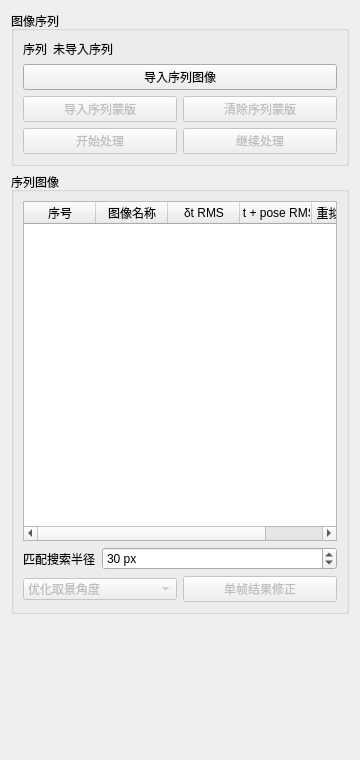
          <widget class="QWidget" name="widgetImageSequenceSidePanel">
           <property name="geometry">
            <rect>
             <x>0</x>
             <y>0</y>
             <width>360</width>
             <height>760</height>
            </rect>
           </property>
           <property name="sizePolicy">
            <sizepolicy hsizetype="Ignored" vsizetype="Preferred">
             <horstretch>0</horstretch>
             <verstretch>0</verstretch>
            </sizepolicy>
           </property>
           <layout class="QVBoxLayout" name="verticalLayoutImageSequenceSidePanel">
            <item>
             <widget class="QGroupBox" name="groupBoxImageSequenceControls">
              <property name="title">
               <string>图像序列</string>
              </property>
              <layout class="QVBoxLayout" name="verticalLayoutImageSequenceControls">
               <item>
                <layout class="QFormLayout" name="formLayoutImageSequenceStatus">
                 <property name="fieldGrowthPolicy">
                  <enum>QFormLayout::AllNonFixedFieldsGrow</enum>
                 </property>
                 <property name="labelAlignment">
                  <set>Qt::AlignLeft|Qt::AlignVCenter</set>
                 </property>
                 <item row="0" column="0">
                  <widget class="QLabel" name="labelImageSequenceSummaryTitle">
                   <property name="text">
                    <string>序列</string>
                   </property>
                  </widget>
                 </item>
                 <item row="0" column="1">
                  <widget class="QLabel" name="labelImageSequenceSummary">
                   <property name="sizePolicy">
                    <sizepolicy hsizetype="Expanding" vsizetype="Preferred">
                     <horstretch>0</horstretch>
                     <verstretch>0</verstretch>
                    </sizepolicy>
                   </property>
                   <property name="minimumSize">
                    <size>
                     <width>0</width>
                     <height>0</height>
                    </size>
                   </property>
                   <property name="text">
                    <string>未导入序列</string>
                   </property>
                   <property name="wordWrap">
                    <bool>false</bool>
                   </property>
                  </widget>
                 </item>
                </layout>
               </item>
               <item>
                <widget class="QPushButton" name="pushButtonImportImageSequence">
                 <property name="text">
                  <string>导入序列图像</string>
                 </property>
                </widget>
               </item>
               <item>
                <layout class="QHBoxLayout" name="horizontalLayoutImageSequenceMaskButtons">
                 <item>
                  <widget class="QPushButton" name="pushButtonImportImageSequenceSkyMask">
                   <property name="enabled">
                    <bool>false</bool>
                   </property>
                   <property name="text">
                    <string>导入序列蒙版</string>
                   </property>
                  </widget>
                 </item>
                 <item>
                  <widget class="QPushButton" name="pushButtonClearImageSequenceSkyMask">
                   <property name="enabled">
                    <bool>false</bool>
                   </property>
                   <property name="text">
                    <string>清除序列蒙版</string>
                   </property>
                 </widget>
                 </item>
                </layout>
               </item>
               <item>
                <layout class="QHBoxLayout" name="horizontalLayoutImageSequenceProcessButtons">
                 <item>
                  <widget class="QPushButton" name="pushButtonProcessImageSequence">
                   <property name="enabled">
                    <bool>false</bool>
                   </property>
                   <property name="text">
                    <string>开始处理</string>
                   </property>
                  </widget>
                 </item>
                 <item>
                  <widget class="QPushButton" name="pushButtonContinueImageSequence">
                   <property name="enabled">
                    <bool>false</bool>
                   </property>
                   <property name="text">
                    <string>继续处理</string>
                   </property>
                  </widget>
                 </item>
                </layout>
               </item>
              </layout>
             </widget>
            </item>
            <item>
             <widget class="QGroupBox" name="groupBoxImageSequenceList">
              <property name="title">
               <string>序列图像</string>
              </property>
              <property name="minimumSize">
               <size>
                <width>0</width>
                <height>430</height>
               </size>
              </property>
              <layout class="QVBoxLayout" name="verticalLayoutImageSequenceList">
               <item>
                <widget class="QTableWidget" name="tableWidgetImageSequence">
                 <property name="minimumSize">
                  <size>
                   <width>0</width>
                   <height>340</height>
                  </size>
                 </property>
                 <property name="alternatingRowColors">
                  <bool>true</bool>
                 </property>
                 <property name="selectionMode">
                  <enum>QAbstractItemView::ExtendedSelection</enum>
                 </property>
                 <property name="selectionBehavior">
                  <enum>QAbstractItemView::SelectRows</enum>
                 </property>
                 <property name="contextMenuPolicy">
                  <enum>Qt::CustomContextMenu</enum>
                 </property>
                 <property name="verticalScrollMode">
                  <enum>QAbstractItemView::ScrollPerPixel</enum>
                 </property>
                 <property name="rowCount">
                  <number>0</number>
                 </property>
                 <property name="columnCount">
                  <number>5</number>
                 </property>
                 <attribute name="horizontalHeaderCascadingSectionResizes">
                  <bool>false</bool>
                 </attribute>
                 <attribute name="horizontalHeaderDefaultSectionSize">
                  <number>72</number>
                 </attribute>
                 <attribute name="horizontalHeaderMinimumSectionSize">
                  <number>40</number>
                 </attribute>
                 <attribute name="horizontalHeaderStretchLastSection">
                  <bool>false</bool>
                 </attribute>
                 <attribute name="verticalHeaderVisible">
                  <bool>false</bool>
                 </attribute>
                 <column>
                  <property name="text">
                   <string>序号</string>
                  </property>
                 </column>
                 <column>
                  <property name="text">
                   <string>图像名称</string>
                  </property>
                 </column>
                 <column>
                  <property name="text">
                   <string>δt RMS</string>
                  </property>
                 </column>
                 <column>
                  <property name="text">
                   <string>δt + pose RMS</string>
                  </property>
                 </column>
                 <column>
                  <property name="text">
                   <string>重拟合RMS</string>
                  </property>
                 </column>
               </widget>
              </item>
               <item>
                <layout class="QFormLayout" name="formLayoutSequencePsfSettings">
                 <property name="fieldGrowthPolicy">
                  <enum>QFormLayout::AllNonFixedFieldsGrow</enum>
                 </property>
                 <item row="0" column="0">
                  <widget class="QLabel" name="labelSequencePsfSearchRadius">
                   <property name="text">
                    <string>匹配搜索半径</string>
                   </property>
                  </widget>
                 </item>
                 <item row="0" column="1">
                  <widget class="QSpinBox" name="spinBoxSequencePsfSearchRadius">
                   <property name="toolTip">
                    <string>图像序列解析专用的一对一星源匹配距离；PSF 拟合窗口会根据检测星点尺寸自动确定。</string>
                   </property>
                   <property name="suffix">
                    <string> px</string>
                   </property>
                   <property name="minimum">
                    <number>4</number>
                   </property>
                   <property name="maximum">
                    <number>200</number>
                   </property>
                   <property name="value">
                    <number>30</number>
                   </property>
                  </widget>
                 </item>
                </layout>
               </item>
               <item>
                <layout class="QHBoxLayout" name="horizontalLayoutSequenceRefinement">
                 <item>
                  <widget class="QComboBox" name="comboBoxSequenceRefinementMode">
                   <property name="enabled">
                    <bool>false</bool>
                   </property>
                   <item>
                    <property name="text">
                     <string>优化取景角度</string>
                    </property>
                   </item>
                   <item>
                    <property name="text">
                     <string>单帧重新拟合</string>
                    </property>
                   </item>
                  </widget>
                 </item>
                 <item>
                  <widget class="QPushButton" name="pushButtonRefineSequenceFrames">
                   <property name="enabled">
                    <bool>false</bool>
                   </property>
                   <property name="text">
                    <string>单帧结果修正</string>
                   </property>
                  </widget>
                 </item>
                </layout>
               </item>
              </layout>
             </widget>
            </item>
            <item>
             <spacer name="verticalSpacerImageSequenceSidePanel">
              <property name="orientation">
               <enum>Qt::Vertical</enum>
              </property>
              <property name="sizeHint" stdset="0">
               <size>
                <width>20</width>
                <height>40</height>
               </size>
              </property>
             </spacer>
            </item>
           </layout>
          </widget>
